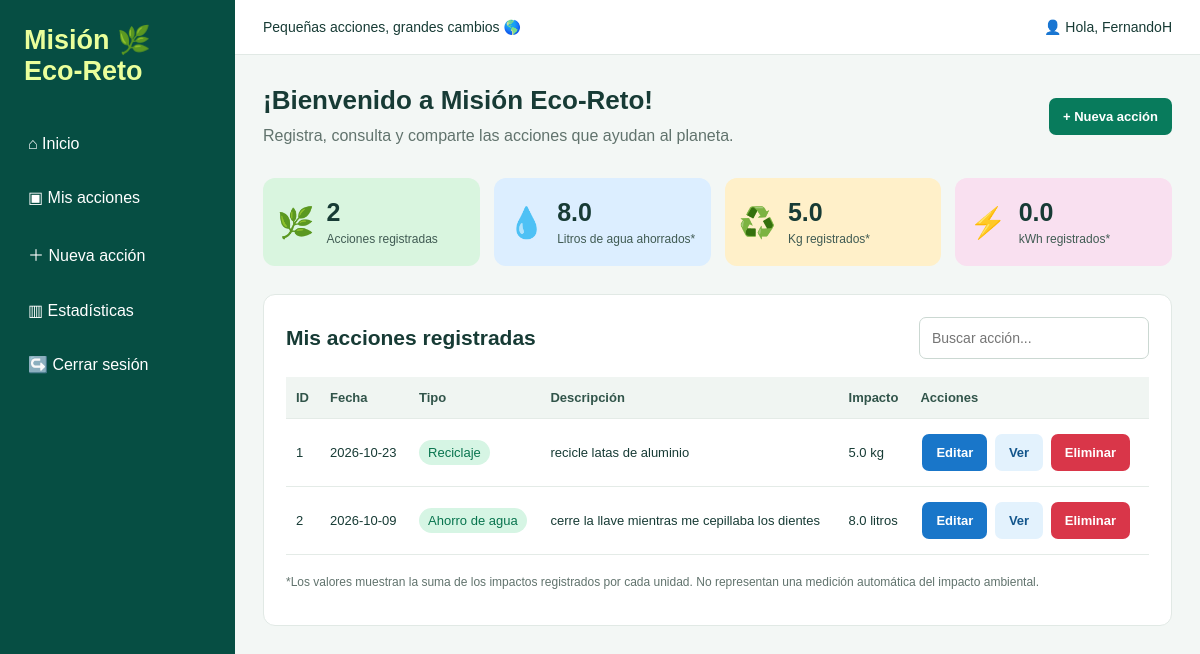
The page / (signed in) on the database its author committed.
### tables this page shows
CREATE TABLE acciones (
                id INTEGER PRIMARY KEY AUTOINCREMENT,
                usuario_id INTEGER NOT NULL,
                tipo TEXT NOT NULL,
                descripcion TEXT NOT NULL,
                fecha TEXT NOT NULL,
                impacto REAL NOT NULL,
                unidad TEXT NOT NULL,
                FOREIGN KEY (usuario_id) REFERENCES usuarios(id)
            );

### app/routes.py (the view, shortened to what this page needs)
@rutas.route("/", methods=["GET", "POST"])
def inicio():
    if "usuario_id" in session:
        with conectar_db() as db:
            acciones = db.execute("""
                SELECT * FROM acciones
                WHERE usuario_id = ?
                ORDER BY fecha DESC, id DESC
            """, (session["usuario_id"],)).fetchall()
        litros = sum(
            a["impacto"] for a in acciones
            if a["unidad"] == "litros"
        )
        kilos = sum(
            a["impacto"] for a in acciones
            if a["unidad"] == "kg"
        )
        kwh = sum(
            a["impacto"] for a in acciones
            if a["unidad"] == "kWh"
        )
        return render_template(
            "index.html",
            acciones=acciones,
            total=len(acciones),
            litros=litros,
            kilos=kilos,
            kwh=kwh
        )
    return render_template(
        "index.html",
        registro=request.args.get("registro") == "1"
    )

### app/routes.py (called while the page is built)
def conectar_db():
    conexion = sqlite3.connect(current_app.config["DATABASE"])
    conexion.row_factory = sqlite3.Row
    return conexion

### templates/index.html (shortened to what this page needs)
{% extends "base.html" %}
{% if session.get('usuario_id') %}
    {% set titulo_pagina = "Inicio" %}
{% else %}
    {% set titulo_pagina = "Iniciar sesión" %}
{% endif %}
{% block contenido %}
<section class="bienvenida">
    <div>
        <h1>¡Bienvenido a Misión Eco-Reto!</h1>
        <p>Registra, consulta y comparte las acciones que ayudan al planeta.</p>
    </div>
    <a class="boton principal" href="{{ url_for('rutas.nueva') }}">
        + Nueva acción
    </a>
</section>
<section class="estadisticas" id="estadisticas">
    <div class="stat verde">
        <span>🌿</span>
        <div><strong>{{ total }}</strong><small>Acciones registradas</small></div>
    </div>
    <div class="stat azul">
        <span>💧</span>
        <div><strong>{{ "%.1f"|format(litros) }}</strong><small>Litros de agua ahorrados*</small></div>
    </div>
    <div class="stat amarillo">
        <span>♻️</span>
        <div><strong>{{ "%.1f"|format(kilos) }}</strong><small>Kg registrados*</small></div>
    </div>
    <div class="stat rosa">
        <span>⚡</span>
        <div><strong>{{ "%.1f"|format(kwh) }}</strong><small>kWh registrados*</small></div>
    </div>
</section>
<section class="tabla-seccion" id="acciones">
    <div class="tabla-titulo">
        <h2>Mis acciones registradas</h2>
        <input type="search" id="buscarAccion"
               placeholder="Buscar acción...">
    </div>
    <div class="tabla-contenedor">
        <table id="tablaAcciones">
            <thead>
                <tr>
                    <th>ID</th>
                    <th>Fecha</th>
                    <th>Tipo</th>
                    <th>Descripción</th>
                    <th>Impacto</th>
                    <th>Acciones</th>
                </tr>
            </thead>
            <tbody>
                {% for accion in acciones %}
                <tr>
                    <td>{{ accion.id }}</td>
                    <td>{{ accion.fecha }}</td>
                    <td><span class="etiqueta">{{ accion.tipo }}</span></td>
                    <td>{{ accion.descripcion }}</td>
                    <td>{{ accion.impacto }} {{ accion.unidad }}</td>
                    <td class="botones-tabla">
                        <a class="boton editar"
                           href="{{ url_for('rutas.editar', id=accion.id) }}">Editar</a>
                        <a class="boton ver"
                           href="{{ url_for('rutas.detalle', id=accion.id) }}">Ver</a>
                        <form method="POST"
                              action="{{ url_for('rutas.eliminar', id=accion.id) }}"
                              class="form-eliminar">
                            <button class="boton eliminar" type="submit"
                                    data-confirmar="¿Seguro que quieres eliminar esta acción?">
                                Eliminar
                            </button>
                        </form>
                    </td>
                </tr>
                {% else %}
                <tr>
                    <td colspan="6" class="vacio">
                        Aún no tienes acciones registradas. ¡Agrega la primera!
                    </td>
                </tr>
                {% endfor %}
            </tbody>
        </table>
    </div>
    <p class="nota">*Los valores muestran la suma de los impactos registrados por cada unidad. No representan una medición automática del impacto ambiental.</p>
</section>
{% endblock %}

### templates/base.html (shortened to what this page needs)
<!DOCTYPE html>
<html lang="es">
<head>
    <link rel="stylesheet" href="{{ url_for('static', filename='css/estilos.css') }}">
</head>
<body>
    {% if session.get('usuario_id') %}
    <div class="app">
        <aside class="sidebar">
            <a class="logo" href="{{ url_for('rutas.inicio') }}">
                Misión <span>🌿</span><br>Eco-Reto
            </a>
            <nav>
                <a href="{{ url_for('rutas.inicio') }}">⌂ Inicio</a>
                <a href="{{ url_for('rutas.inicio') }}#acciones">▣ Mis acciones</a>
                <a href="{{ url_for('rutas.nueva') }}">＋ Nueva acción</a>
                <a href="{{ url_for('rutas.inicio') }}#estadisticas">▥ Estadísticas</a>
                <a href="{{ url_for('rutas.salir') }}">↪️ Cerrar sesión</a>
            </nav>
        </aside>
        <main class="contenido">
            <header class="topbar">
                <span>Pequeñas acciones, grandes cambios 🌎</span>
                <span>👤 Hola, {{ session.get('usuario') }}</span>
            </header>
            {% block contenido %}{% endblock %}
        </main>
    </div>
    {% endif %}
</body>
</html>

### static/css/estilos.css (style rules this page uses)
* { box-sizing: border-box; }
body { margin: 0; font-family: Arial, Helvetica, sans-serif; color: #173b35; background: #f3f7f5; }
a { color: #087b5c; text-decoration: none; }
h1, h2, p { margin-top: 0; }
h1 { font-size: 26px; }
p { line-height: 1.5; color: #61736d; }
.app { display: flex; min-height: 100vh; }
.sidebar { width: 235px; flex-shrink: 0; background: #064e43; color: white; padding: 25px 16px; }
.logo { display: block; color: #eaff9b; font-size: 27px; font-weight: bold; line-height: 1.15; margin: 0 0 35px 8px; }
.logo span { color: #a4e76d; }
.sidebar nav { display: flex; flex-direction: column; gap: 9px; }
.sidebar nav a { color: white; padding: 13px 12px; border-radius: 8px; transition: background 0.2s; }
.contenido { flex: 1; min-width: 0; }
.topbar { background: white; padding: 19px 28px; display: flex; justify-content: space-between; align-items: center; gap: 12px; border-bottom: 1px solid #e1e9e5; font-size: 14px; }
.bienvenida { padding: 30px 28px 18px; display: flex; align-items: center; justify-content: space-between; gap: 20px; }
.bienvenida h1 { margin-bottom: 8px; }
.bienvenida p { margin-bottom: 0; }
.boton { border: none; border-radius: 7px; padding: 11px 14px; display: inline-block; text-align: center; font-size: 13px; font-weight: bold; cursor: pointer; font-family: inherit; }
.principal { background: #087b5c; color: white; }
.estadisticas { padding: 12px 28px 28px; display: grid; grid-template-columns: repeat(4, minmax(0, 1fr)); gap: 14px; }
.stat { display: flex; align-items: center; gap: 12px; padding: 20px 14px; border-radius: 12px; min-width: 0; }
.stat > span { font-size: 30px; }
.stat strong { display: block; font-size: 25px; color: #173b35; overflow-wrap: anywhere; }
.stat small { display: block; margin-top: 5px; font-size: 12px; color: #405b53; }
.verde { background: #d9f5df; }
.azul { background: #dceeff; }
.amarillo { background: #fff0c9; }
.rosa { background: #f9e0f0; }
.tabla-seccion { background: white; margin: 0 28px 30px; padding: 22px; border-radius: 12px; border: 1px solid #e1e9e5; }
.tabla-titulo { display: flex; justify-content: space-between; align-items: center; gap: 15px; margin-bottom: 18px; }
.tabla-titulo h2 { font-size: 21px; margin-bottom: 0; }
#buscarAccion { width: 230px; }
input, select, textarea { width: 100%; padding: 12px; border: 1px solid #cbd8d2; border-radius: 7px; font: inherit; font-size: 14px; background: white; color: #263e37; }
.tabla-contenedor { width: 100%; overflow-x: auto; }
table { width: 100%; border-collapse: collapse; font-size: 13px; }
th, td { text-align: left; padding: 13px 10px; border-bottom: 1px solid #e4ebe7; }
th { background: #f0f5f2; color: #31544a; }
.etiqueta { background: #d6f5e4; color: #08744e; border-radius: 20px; padding: 5px 9px; white-space: nowrap; }
.botones-tabla { min-width: 230px; }
.botones-tabla .boton { margin: 2px; }
.editar { background: #1976c9; color: white; }
.ver { background: #e3f2fd; color: #12558b; }
.eliminar { background: #d93649; color: white; }
.form-eliminar { display: inline; }
.nota { font-size: 12px; margin-top: 18px; }

### rows shown on the page
acciones: id "1", fecha "2026-10-23", tipo "Reciclaje", descripcion "recicle latas de aluminio", impacto "5.0", unidad "kg"
acciones: id "2", fecha "2026-10-09", tipo "Ahorro de agua", descripcion "cerre la llave mientras me cepillaba los dientes", impacto "8.0", unidad "litros"

### other values the page prints
{{ session.get('usuario') }} "FernandoH"
{{ total }} "2"
{{ "%.1f"|format(litros) }} "8.0"
{{ "%.1f"|format(kilos) }} "5.0"
{{ "%.1f"|format(kwh) }} "0.0"
